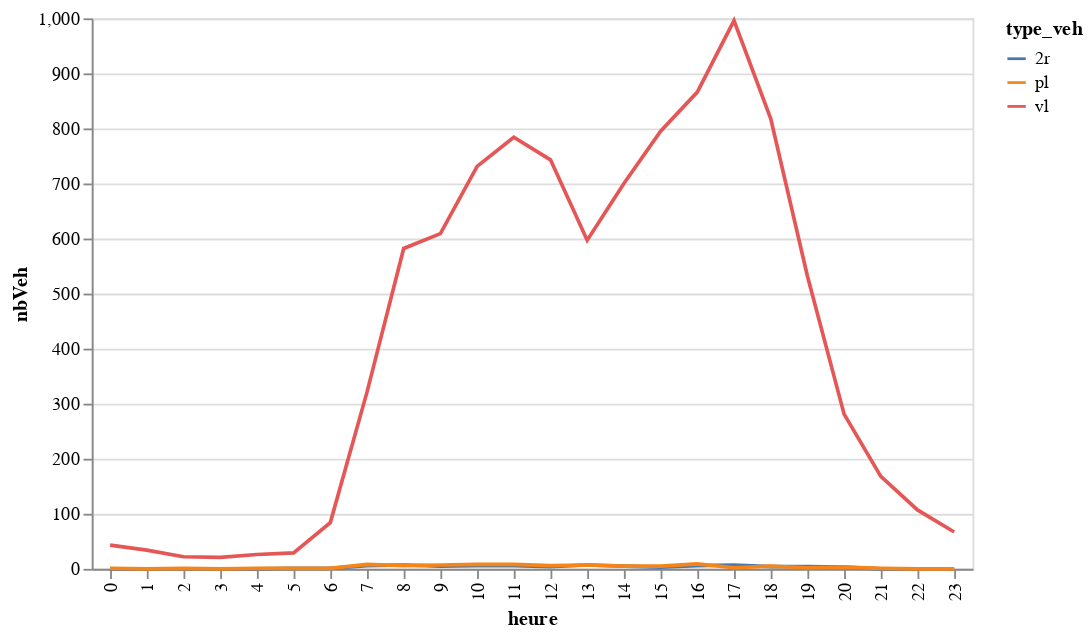

Source (notebook cell):
### Code cell
dicoHoraire['mja']['sens2']['graph']

### Figure 1 — Vega-Lite specification as saved in the notebook (floating-point values rounded to 4 significant figures)
{"config": {"view": {"continuousWidth": 400, "continuousHeight": 300}}, "data": {"name": "data-e01cbad7508c8103835bb90b02f9aef7"}, "mark": "line", "encoding": {"color": {"type": "nominal", "field": "type_veh"}, "x": {"type": "ordinal", "field": "heure"}, "y": {"type": "quantitative", "field": "nbVeh"}}, "$schema": "https://vega.github.io/schema/vega-lite/v4.8.1.json", "datasets": {"data-e01cbad7508c8103835bb90b02f9aef7": [{"heure": 0, "type_veh": "2r", "nbVeh": 0.0}, {"heure": 0, "type_veh": "pl", "nbVeh": 1.0}, {"heure": 0, "type_veh": "vl", "nbVeh": 43.0}, {"heure": 1, "type_veh": "2r", "nbVeh": 0.0}, {"heure": 1, "type_veh": "pl", "nbVeh": 0.0}, {"heure": 1, "type_veh": "vl", "nbVeh": 34.0}, {"heure": 2, "type_veh": "2r", "nbVeh": 0.0}, {"heure": 2, "type_veh": "pl", "nbVeh": 1.0}, {"heure": 2, "type_veh": "vl", "nbVeh": 22.0}, {"heure": 3, "type_veh": "2r", "nbVeh": 0.0}, {"heure": 3, "type_veh": "pl", "nbVeh": 0.0}, {"heure": 3, "type_veh": "vl", "nbVeh": 21.0}, {"heure": 4, "type_veh": "2r", "nbVeh": 0.0}, {"heure": 4, "type_veh": "pl", "nbVeh": 1.0}, {"heure": 4, "type_veh": "vl", "nbVeh": 26.0}, {"heure": 5, "type_veh": "2r", "nbVeh": 1.0}, {"heure": 5, "type_veh": "pl", "nbVeh": 1.0}, {"heure": 5, "type_veh": "vl", "nbVeh": 29.0}, {"heure": 6, "type_veh": "2r", "nbVeh": 1.0}, {"heure": 6, "type_veh": "pl", "nbVeh": 1.0}, {"heure": 6, "type_veh": "vl", "nbVeh": 84.0}, {"heure": 7, "type_veh": "2r", "nbVeh": 6.0}, {"heure": 7, "type_veh": "pl", "nbVeh": 8.0}, {"heure": 7, "type_veh": "vl", "nbVeh": 321.0}, {"heure": 8, "type_veh": "2r", "nbVeh": 7.0}, {"heure": 8, "type_veh": "pl", "nbVeh": 6.0}, {"heure": 8, "type_veh": "vl", "nbVeh": 582.0}, {"heure": 9, "type_veh": "2r", "nbVeh": 5.0}, {"heure": 9, "type_veh": "pl", "nbVeh": 7.0}, {"heure": 9, "type_veh": "vl", "nbVeh": 609.0}, {"heure": 10, "type_veh": "2r", "nbVeh": 6.0}, {"heure": 10, "type_veh": "pl", "nbVeh": 8.0}, {"heure": 10, "type_veh": "vl", "nbVeh": 731.0}, {"heure": 11, "type_veh": "2r", "nbVeh": 6.0}, {"heure": 11, "type_veh": "pl", "nbVeh": 8.0}, {"heure": 11, "type_veh": "vl", "nbVeh": 784.0}, {"heure": 12, "type_veh": "2r", "nbVeh": 4.0}, {"heure": 12, "type_veh": "pl", "nbVeh": 6.0}, {"heure": 12, "type_veh": "vl", "nbVeh": 743.0}, {"heure": 13, "type_veh": "2r", "nbVeh": 7.0}, {"heure": 13, "type_veh": "pl", "nbVeh": 7.0}, {"heure": 13, "type_veh": "vl", "nbVeh": 597.0}, {"heure": 14, "type_veh": "2r", "nbVeh": 5.0}, {"heure": 14, "type_veh": "pl", "nbVeh": 5.0}, {"heure": 14, "type_veh": "vl", "nbVeh": 700.0}, {"heure": 15, "type_veh": "2r", "nbVeh": 3.0}, {"heure": 15, "type_veh": "pl", "nbVeh": 5.0}, {"heure": 15, "type_veh": "vl", "nbVeh": 795.0}, {"heure": 16, "type_veh": "2r", "nbVeh": 6.0}, {"heure": 16, "type_veh": "pl", "nbVeh": 9.0}, {"heure": 16, "type_veh": "vl", "nbVeh": 866.0}, {"heure": 17, "type_veh": "2r", "nbVeh": 7.0}, {"heure": 17, "type_veh": "pl", "nbVeh": 2.0}, {"heure": 17, "type_veh": "vl", "nbVeh": 996.0}, {"heure": 18, "type_veh": "2r", "nbVeh": 4.0}, {"heure": 18, "type_veh": "pl", "nbVeh": 5.0}, {"heure": 18, "type_veh": "vl", "nbVeh": 818.0}, {"heure": 19, "type_veh": "2r", "nbVeh": 4.0}, {"heure": 19, "type_veh": "pl", "nbVeh": 2.0}, {"heure": 19, "type_veh": "vl", "nbVeh": 532.0}, {"heure": 20, "type_veh": "2r", "nbVeh": 3.0}, {"heure": 20, "type_veh": "pl", "nbVeh": 3.0}, {"heure": 20, "type_veh": "vl", "nbVeh": 281.0}, {"heure": 21, "type_veh": "2r", "nbVeh": 0.0}, {"heure": 21, "type_veh": "pl", "nbVeh": 1.0}, {"heure": 21, "type_veh": "vl", "nbVeh": 168.0}, {"heure": 22, "type_veh": "2r", "nbVeh": 0.0}, {"heure": 22, "type_veh": "pl", "nbVeh": 0.0}, {"heure": 22, "type_veh": "vl", "nbVeh": 107.0}, {"heure": 23, "type_veh": "2r", "nbVeh": 0.0}, {"heure": 23, "type_veh": "pl", "nbVeh": 0.0}, {"heure": 23, "type_veh": "vl", "nbVeh": 67.0}]}}
